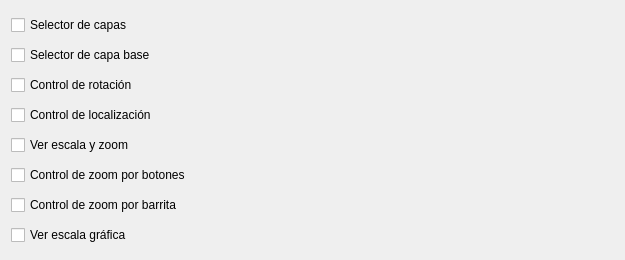
                <widget class="QWidget" name="scrollAreaWidgetContents_2">
                 <property name="geometry">
                  <rect>
                   <x>0</x>
                   <y>0</y>
                   <width>625</width>
                   <height>260</height>
                  </rect>
                 </property>
                 <property name="sizePolicy">
                  <sizepolicy hsizetype="Preferred" vsizetype="Preferred">
                   <horstretch>0</horstretch>
                   <verstretch>0</verstretch>
                  </sizepolicy>
                 </property>
                 <layout class="QVBoxLayout" name="verticalLayout_4">
                  <item>
                   <widget class="QCheckBox" name="checkBox_SelectorCapas">
                    <property name="text">
                     <string>Selector de capas</string>
                    </property>
                   </widget>
                  </item>
                  <item>
                   <widget class="QCheckBox" name="checkBox_CapasBase">
                    <property name="sizePolicy">
                     <sizepolicy hsizetype="Minimum" vsizetype="Maximum">
                      <horstretch>0</horstretch>
                      <verstretch>0</verstretch>
                     </sizepolicy>
                    </property>
                    <property name="text">
                     <string>Selector de capa base</string>
                    </property>
                   </widget>
                  </item>
                  <item>
                   <widget class="QCheckBox" name="checkBox_Rotacion">
                    <property name="text">
                     <string>Control de rotación</string>
                    </property>
                   </widget>
                  </item>
                  <item>
                   <widget class="QCheckBox" name="checkBox_Localizacion">
                    <property name="text">
                     <string>Control de localización</string>
                    </property>
                   </widget>
                  </item>
                  <item>
                   <widget class="QCheckBox" name="checkBox_EscalaZoom">
                    <property name="text">
                     <string>Ver escala y zoom</string>
                    </property>
                   </widget>
                  </item>
                  <item>
                   <widget class="QCheckBox" name="checkBox_ZoomBotones">
                    <property name="text">
                     <string>Control de zoom por botones</string>
                    </property>
                   </widget>
                  </item>
                  <item>
                   <widget class="QCheckBox" name="checkBox_ZoomBarrita">
                    <property name="text">
                     <string>Control de zoom por barrita</string>
                    </property>
                   </widget>
                  </item>
                  <item>
                   <widget class="QCheckBox" name="checkBox_EscalaGrafica">
                    <property name="text">
                     <string>Ver escala gráfica</string>
                    </property>
                   </widget>
                  </item>
                 </layout>
                </widget>
